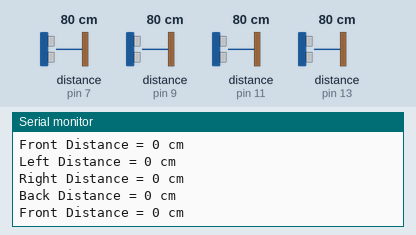
A sketch run on a simulated Arduino Mega 2560, built with avr-gcc and run on an emulated ATmega2560. Parts: the last lines printed to the serial monitor. The test bench sets the inputs (shaded band); at power-on: distance to the obstacle (sensors on pin 7, pin 9, pin 11, pin 13) 80 cm. The echo pulse lasts 58.3 µs per cm.

Above: at 1.2 s.
1.3 s: distance to the obstacle (sensor on pin 7) set to 55 cm
At 1.9 s:
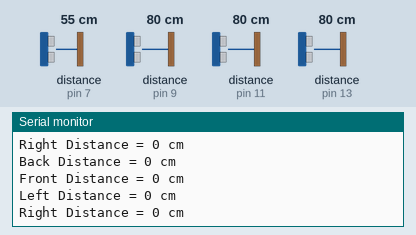
2.8 s: distance to the obstacle (sensor on pin 7) set to 48 cm
At 3.5 s:
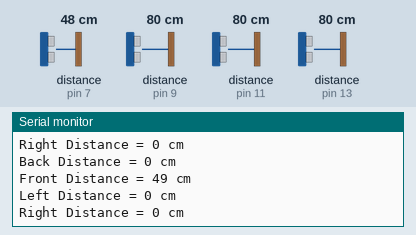
5.8 s: distance to the obstacle (sensor on pin 9) set to 54 cm
At 6.5 s:
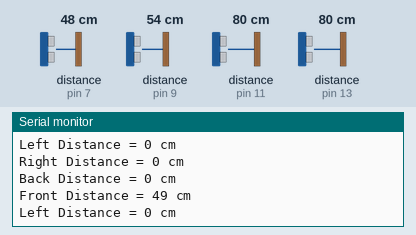
8.8 s: distance to the obstacle (sensor on pin 9) set to 48 cm
At 9.7 s:
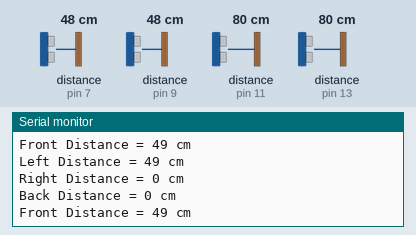
10.3 s: distance to the obstacle (sensor on pin 11) set to 55 cm
At 11.1 s:
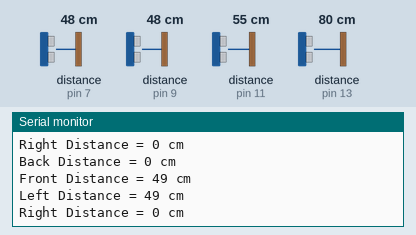
13.3 s: distance to the obstacle (sensor on pin 11) set to 47 cm
At 14.2 s:
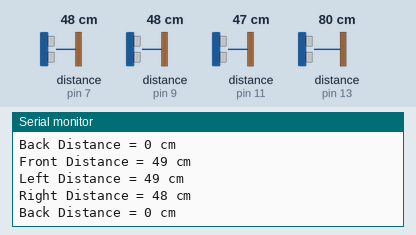

Measured:
- the behaviour switches between 51 and 50 cm on distance to the obstacle (sensor on pin 9) (found by bisection; images 3 and 4)
- the behaviour switches between 51 and 50 cm on distance to the obstacle (sensor on pin 11) (found by bisection; images 5 and 6)
- after the input at 2.8 s, the serial monitor: prints a new line after 0.07 s (image 2)
- after the input at 8.8 s, the serial monitor: prints a new line after 0.16 s (image 4)
- after the input at 13.3 s, the serial monitor: prints a new line after 0.18 s (image 6)

The sketch:

MEGA.ino
```cpp
//============================= SOC and Range ==================================
#define voltagePin A0
const float R1 = 100000.0;
const float R2 = 10000.0;
const float maxVoltage = 54.5;
const float minVoltage = 3.4;
const float batteryCapacityWh = 80.0 * 52;
const float averageConsumptionWhPerKm = 70;
unsigned long lastSOCTime = 0;
float soc = 0;
float rangeAvailable = 0;
float batteryVoltage = 0;
//============================= Shunt & Current ===================================
const float shuntResistorValue = 0.00025;
const float batteryCapacity = 160;
#define shuntPin A1
float current = 0;
//============================= RPM (Hall effect sensors) ===================================
//right sensor variables
#define rightDigitalPin 2
int rightVelocity, rightRPM, rightDigitalVal, rightCount, rightResetter;
bool rightState;
unsigned long rightPeriod, rightLast;
//left sensor variables
#define leftDigitalPin 3
int leftVelocity, leftRPM, leftDigitalVal, leftResetter, leftCount;
bool leftState;
unsigned long leftPeriod, leftLast;
// General variables for the sensors
int velocity;      // stores the velocity calculated from the RPM.
int averageRPM;    // stores the average reading of the left and right RPMs.
int resetter;      // a variable that is used to reset the readings if there are no pulses measured.
int timeout = 30;  // when this value is reached, all readings will be reset
int distanceCovered = 0;
int last_distanceCovered = 0;

//============================= ULTRASONIC ===================================
#include <NewPing.h>
#define FRONT_TRIG 6
#define FRONT_ECHO 7
#define LEFT_TRIG 8
#define LEFT_ECHO 9
#define RIGHT_TRIG 10
#define RIGHT_ECHO 11
#define BACK_TRIG 12
#define BACK_ECHO 13
#define MAX_DISTANCE 50
//LEDS
#define FRONT_LED 22
#define BACK_LED 23
#define LEFT_LED 24
#define RIGHT_LED 25
NewPing sonarFront(FRONT_TRIG, FRONT_ECHO, MAX_DISTANCE);
NewPing sonarLeft(LEFT_TRIG, LEFT_ECHO, MAX_DISTANCE);
NewPing sonarRight(RIGHT_TRIG, RIGHT_ECHO, MAX_DISTANCE);
NewPing sonarBack(BACK_TRIG, BACK_ECHO, MAX_DISTANCE);

int distanceFront, distanceLeft, distanceRight, distanceBack;

//============================= RFID ===================================
/*
   SPI SS            53
   SPI MOSI          51
   SPI MISO          50
   SPI SCK           52
*/
#include <SPI.h>
#include <MFRC522.h>

#define SS_PIN 53
#define RST_PIN -1

MFRC522 rfid(SS_PIN, RST_PIN);
MFRC522::MIFARE_Key key;
const byte correctID[4] = { 0xA3, 0x96, 0x37, 0x0F };
bool flagID = false;

//============================= GPS ===================================
#include <Adafruit_GPS.h>
#include <SoftwareSerial.h>
// Connect the GPS TX (transmit) pin to Digital 5
// Connect the GPS RX (receive) pin to Digital 4
SoftwareSerial mySerial(5, 4);
Adafruit_GPS GPS(&mySerial);
static const float locationThreshold = 0.0001;  // Adjust based on GPS accuracy
// Pin and lap variables
#define buttonPin 18  // Button pin
static int numberOfLaps = 0;
bool lapCounted = false;  // Flag to prevent multiple lap counts

// Variables for start location
float startLat = 0.0;
float startLng = 0.0;
bool startLocationSet = false;

//Laps
int buttonState = 0;                 // Variable to store the current button state
int lastButtonState = 0;             // Variable to store the previous button state
int totalLaps = 0;                   // Counter for button presses
unsigned long lastDebounceTime = 0;  // Last time the button state was toggled
unsigned long debounceDelay = 50;    // Debounce delay in milliseconds

// Set GPSECHO to 'false' to turn off echoing the GPS data to the Serial console
// Set to 'true' if you want to Serial and listen to the raw GPS sentences
#define GPSECHO true

//============================= Heart Sensor ===================================
/*
SDA: 20 SCL:21
*/

#include <Wire.h>
#include "MAX30105.h"
#include "spo2_algorithm.h"
MAX30105 particleSensor;
#if defined(__AVR_ATmega328P__) || defined(__AVR_ATmega168__)
uint16_t irBuffer[100];   //infrared LED sensor data
uint16_t redBuffer[100];  //red LED sensor data
#else
uint32_t irBuffer[100];   //infrared LED sensor data
uint32_t redBuffer[100];  //red LED sensor data
#endif

int32_t bufferLength = 20;  //data length
int32_t spo2;               //SPO2 value
int8_t validSPO2;           //indicator to show if the SPO2 calculation is valid
int32_t heartRate;          //heart rate value
int8_t validHeartRate;      //indicator to show if the heart rate calculation is valid

unsigned long previousMillis = 0;  // stores last time sensor check was made
bool isSensorPresent = false;
byte sampleCount = 0;  // keeps track of the number of samples collected


void setup() {
  Serial.begin(9600);
  Serial3.begin(9600);
Serial1.begin(9600);
  //===================Hall effect=========================
  pinMode(rightDigitalPin, INPUT);
  pinMode(leftDigitalPin, INPUT);
  //===================US LEDS=========================
  // pinMode(LEFT_LED, OUTPUT);
  // pinMode(RIGHT_LED, OUTPUT);
  // pinMode(FRONT_LED, OUTPUT);
  // pinMode(BACK_LED, OUTPUT);
   //===================GPS=========================
  // GPS.begin(9600);
  // pinMode(buttonPin, INPUT_PULLUP);  // Button pin as input with internal pull-up resistor
  // GPS.sendCommand(PMTK_SET_NMEA_OUTPUT_RMCGGA);
  // //  // Set the update rate
  // GPS.sendCommand(PMTK_SET_NMEA_UPDATE_1HZ);  // 1 Hz update rate
  // delay(1000);

  // //===================Heart Sensor=========================
  // // SDA: 20    SCL: 21
  // checkHeartSensor();
  //===================RFID=========================
  SPI.begin();      // Init SPI bus
  rfid.PCD_Init();  // Init MFRC522
}


uint32_t timer = millis();

void loop() {
  unsigned long currentMillis = millis();

  // // // 1. Waiting for the correct ID (RFID)
  // while (!flagID) {
  //   checkID();
  // }
  // 2. Get distances
  printDistance();
  // //3. Get Speed
  // printRPM();
  // //4. Get SOC  every 3 seconds
  //  if (currentMillis - lastSOCTime >= 5000) {
  //    printSOC();
  //    lastSOCTime = currentMillis;
  //  }
  // // 5. Get Current
  // printCurrent();
  // // 6. Get Heart Rate, SPO2, TEMP
  // // printHeartBeat();
  // //7. Get laps count
  // // getLapsCounter();
  // //8. get location
  // // printLocation();
  // sendToNextion();
}


void printRPM() {
  rightDigitalVal = digitalRead(rightDigitalPin);  //read right sensor data
  if (rightDigitalVal == HIGH && rightState == false) {
    rightCount++;
    rightResetter = 0;
    rightState = true;
    rightPeriod = millis() - rightLast;
    rightLast = millis();
  } else if (rightDigitalVal == LOW && rightState == true) {
    rightState = false;
  } else {
    rightResetter++;
    if (rightResetter >= timeout) {  // if there is no reading for the timeout period, reset the readings
      rightPeriod = 0;
      rightLast = 0;
      rightResetter = 0;
    }
  }

  rightRPM = 60000 / rightPeriod;
  rightVelocity = rightRPM * 0.20724;

  leftDigitalVal = digitalRead(leftDigitalPin);  //read left sensor data
  if (leftDigitalVal == LOW && leftState == false) {
    leftCount++;
    leftResetter = 0;
    leftState = true;
    leftPeriod = millis() - leftLast;
    leftLast = millis();
  } else if (leftDigitalVal == HIGH && leftState == true) {
    leftState = false;
  } else {
    leftResetter++;
    if (leftResetter >= timeout) {  // if there is no reading for the timeout period, reset the readings
      leftPeriod = 0;
      leftLast = 0;
      leftResetter = 0;
    }
  }
  leftRPM = 60000 / leftPeriod;
  leftVelocity = leftRPM * 0.20724;

  if (leftRPM == 0) {  // We are trying to get the average of both RPMs, so that if the left sensor is gone, we still can get the RPM from only the right wheel.
    averageRPM = rightRPM;
  } else if (rightRPM == 0 || rightRPM - leftRPM > 300) {  // same as above but we add another condition to check if the sensed RPM is real. if not, ignore the right sensor.
    averageRPM = leftRPM;
  } else {
    averageRPM = (rightRPM + leftRPM) / 2.0;  // calculate the average RPM if both RPMs are real.
  }
  velocity = averageRPM * 0.20724;  // get the velocity using the average RPM. (0.3) is the diameter of the wheel. (3.0 / 25.0) * 3.14 * 0.55

  last_distanceCovered = distanceCovered;
  distanceCovered = ((leftCount + rightCount) / 2.0) * 0.55 * 3.14;
  if (distanceCovered == 0) {
    distanceCovered = last_distanceCovered;
  }


  Serial.print("Right RPM: ");
  Serial.print(rightRPM);
  Serial.print("\tRight Velocity: ");
  Serial.print(rightVelocity);
  Serial.print("\tleft RPM: ");
  Serial.print(leftRPM);
  Serial.print("\tleft Velocity: ");
  Serial.print(leftVelocity);
  Serial.print("\tVelocity: ");
  Serial.print(velocity);
  Serial.print("\tDistance: ");
  Serial.println(distanceCovered);
}
void printSOC() {
  int sensorValue = analogRead(voltagePin);
  float voltage = sensorValue * (5.0 / 1023.0);
  batteryVoltage = voltage * ((R1 + R2) / R2);
  soc = map(batteryVoltage, minVoltage, maxVoltage, 0, 100);

  // Calculate the remaining energy in the battery (in Wh)
  float remainingEnergyWh = (soc / 100.0) * batteryCapacityWh;
  // Calculate the range available (in km)
  rangeAvailable = (remainingEnergyWh / averageConsumptionWhPerKm) * 0.8;
  Serial.print("Battery Voltage: ");
  Serial.print(batteryVoltage);
  Serial.print(" V, State of Charge: ");
  Serial.print(soc);
  Serial.print(" %, Range Available: ");
  Serial.print(rangeAvailable);
  Serial.println(" km");
}
void printCurrent() {
  // Measure voltage drop across shunt resistor
  int analogValue = analogRead(shuntPin);
  Serial.print(analogValue);
  float voltageDrop = analogValue * (5.0 / 1024);  // Voltage in volts
  // Calculate current
  current = voltageDrop / shuntResistorValue;  // Current in amperes

  Serial.print("Current: ");
  Serial.println(current);
}
void printDistance() {
  distanceFront = sonarFront.ping_cm();
  distanceLeft = sonarLeft.ping_cm();
  distanceRight = sonarRight.ping_cm();
  distanceBack = sonarBack.ping_cm();

  Serial.print("Front Distance = ");
  Serial.print(distanceFront);
  Serial.println(" cm");
  Serial.print("Left Distance = ");
  Serial.print(distanceLeft);
  Serial.println(" cm");
  Serial.print("Right Distance = ");
  Serial.print(distanceRight);
  Serial.println(" cm");
  Serial.print("Back Distance = ");
  Serial.print(distanceBack);
  Serial.println(" cm");

  if (distanceFront > 0 && distanceFront < MAX_DISTANCE) {
    digitalWrite(FRONT_LED, HIGH);
  } else {
    digitalWrite(FRONT_LED, LOW);
  }

  if (distanceBack > 0 && distanceBack < MAX_DISTANCE) {
    digitalWrite(BACK_LED, HIGH);
  } else {
    digitalWrite(BACK_LED, LOW);
  }

  if (distanceRight > 0 && distanceRight < MAX_DISTANCE) {
    digitalWrite(RIGHT_LED, HIGH);
  } else {
    digitalWrite(RIGHT_LED, LOW);
  }

  if (distanceLeft > 0 && distanceLeft < MAX_DISTANCE) {
    digitalWrite(LEFT_LED, HIGH);
  } else {
    digitalWrite(LEFT_LED, LOW);
  }
}
void sendToNextion() {
  // Connect TX:14    RX:15
  Serial3.print(F("main.kmh.val="));
  Serial3.print(velocity);
  Serial3.write(0xff);
  Serial3.write(0xff);
  Serial3.write(0xff);
  Serial3.print(F("main.rpm.val="));
  Serial3.print(averageRPM);
  Serial3.write(0xff);
  Serial3.write(0xff);
  Serial3.write(0xff);
  Serial3.print(F("main.SOC.val="));
  Serial3.print(soc);
  Serial3.write(0xff);
  Serial3.write(0xff);
  Serial3.write(0xff);
  //laps
  Serial3.print(F("main.laps.val="));
  Serial3.print(totalLaps);
  Serial3.write(0xff);
  Serial3.write(0xff);
  Serial3.write(0xff);
  Serial3.print("GPS.remaining.val=");
  Serial3.print(rangeAvailable);
  Serial3.write(0xff);
  Serial3.write(0xff);
  Serial3.write(0xff);
  Serial3.print(F("GPS.cover.val="));
  Serial3.print(distanceCovered);
  Serial3.write(0xff);
  Serial3.write(0xff);
  Serial3.write(0xff);
  // send current, voltage
  Serial3.print("GPS.current.val=");
  Serial3.print(current);
  Serial3.write(0xff);
  Serial3.write(0xff);
  Serial3.write(0xff);

  Serial3.print("GPS.volt.val=");
  Serial3.print(batteryVoltage);
  Serial3.write(0xff);
  Serial3.write(0xff);
  Serial3.write(0xff);
  current =5; batteryVoltage=45;
}
void checkID() {
  // Reset the loop if no new card present on the sensor/reader. This saves the entire process when idle.
  if (!rfid.PICC_IsNewCardPresent())
    return;

  // Verify if the NUID has been readed
  if (!rfid.PICC_ReadCardSerial())
    return;

  if (rfid.uid.uidByte[0] == correctID[0] || rfid.uid.uidByte[1] == correctID[1] || rfid.uid.uidByte[2] == correctID[2] || rfid.uid.uidByte[3] == correctID[3]) {
    flagID = true;
    Serial3.print(F("page start"));
    Serial3.write(0xff);
    Serial3.write(0xff);
    Serial3.write(0xff);
  }
  Serial.println(flagID);

  Serial.println(F("The NUID tag is:"));
  Serial.print(F("In hex: "));
  printHex(rfid.uid.uidByte, rfid.uid.size);
  Serial.println();
  rfid.PICC_HaltA();
  rfid.PCD_StopCrypto1();
}
void printHex(byte *buffer, byte bufferSize) {
  for (byte i = 0; i < bufferSize; i++) {
    Serial.print(buffer[i] < 0x10 ? " 0" : " ");
    Serial.print(buffer[i], HEX);
  }
}

void printHeartBeat() {
  unsigned long currentMillis = millis();

  if (isSensorPresent) {
    if (sampleCount < bufferLength) {
      if (particleSensor.available()) {
        redBuffer[sampleCount] = particleSensor.getRed();
        irBuffer[sampleCount] = particleSensor.getIR();
        particleSensor.nextSample();  // We're finished with this sample so move to next sample
        sampleCount++;
      } else {
        particleSensor.check();  // Check the sensor for new data
      }
    }
    if (sampleCount >= bufferLength) {
      // Calculate heart rate and SpO2
      maxim_heart_rate_and_oxygen_saturation(irBuffer, bufferLength, redBuffer, &spo2, &validSPO2, &heartRate, &validHeartRate);

      Serial.print(F("HR="));
      Serial.print(heartRate, DEC);
      Serial.print(F(", HRvalid="));
      Serial.print(validHeartRate, DEC);
      Serial.print(F(", SPO2="));
      Serial.print(spo2, DEC);
      Serial.print(F(", SPO2Valid="));
      Serial.println(validSPO2, DEC);

      // Reset the sample count to start collecting new samples
      sampleCount = 0;
    }
  } else {
    // check if the sensor is present every second
    if (currentMillis - previousMillis >= 1000) {
      previousMillis = currentMillis;
      checkHeartSensor();
    }
  }
}
void checkHeartSensor() {
  if (!particleSensor.begin(Wire, I2C_SPEED_FAST)) {
    Serial.println(F("MAX30105 was not found. Please check wiring/power."));
    isSensorPresent = false;
  } else {
    isSensorPresent = true;
    particleSensor.setup();
    particleSensor.enableDIETEMPRDY();
  }
}
// to be tested
void printLocation() {
  char c = GPS.read();
  // if you want to Serial, this is a good time to do it!
  //if ((c) && (GPSECHO))
  //Serial.write(c);

  // if a sentence is received, we can check the checksum, parse it...
  if (GPS.newNMEAreceived()) {
    // a tricky thing here is if we print the NMEA sentence, or data
    // we end up not listening and catching other sentences!
    // so be very wary if using OUTPUT_ALLDATA and trytng to print out data
    //Serial.println(GPS.lastNMEA());   // this also sets the newNMEAreceived() flagID to false

    if (!GPS.parse(GPS.lastNMEA()))  // this also sets the newNMEAreceived() flagID to false
      return;                        // we can fail to parse a sentence in which case we should just wait for another
  }

  // approximately every 2 seconds or so, print out the current stats
  if (millis() - timer > 2000) {
    timer = millis();  // reset the timer

    Serial.print("\nTime: ");
    if (GPS.hour < 10) {
      Serial.print('0');
    }
    Serial.print(GPS.hour, DEC);
    Serial.print(':');
    if (GPS.minute < 10) {
      Serial.print('0');
    }
    Serial.print(GPS.minute, DEC);
    Serial.print(':');
    if (GPS.seconds < 10) {
      Serial.print('0');
    }
    Serial.print(GPS.seconds, DEC);
    Serial.print('.');
    if (GPS.milliseconds < 10) {
      Serial.print("00");
    } else if (GPS.milliseconds > 9 && GPS.milliseconds < 100) {
      Serial.print("0");
    }
    Serial.println(GPS.milliseconds);
    Serial.print("Date: ");
    Serial.print(GPS.day, DEC);
    Serial.print('/');
    Serial.print(GPS.month, DEC);
    Serial.print("/20");
    Serial.println(GPS.year, DEC);
    Serial.print("Fix: ");
    Serial.print((int)GPS.fix);
    Serial.print(" quality: ");
    Serial.println((int)GPS.fixquality);
    if (GPS.fix) {
      Serial.print("Location: ");
      Serial.print(GPS.latitude, 4);
      Serial.print(GPS.lat);
      Serial.print(", ");
      Serial.print(GPS.longitude, 4);
      Serial.println(GPS.lon);

      Serial.print("Speed (knots): ");
      Serial.println(GPS.speed);
      Serial.print("Angle: ");
      Serial.println(GPS.angle);
      Serial.print("Altitude: ");
      Serial.println(GPS.altitude);
      Serial.print("Satellites: ");
      Serial.println((int)GPS.satellites);
      Serial.print("Antenna status: ");
      Serial.println((int)GPS.antenna);
    }
  }
}
void getLapsCounter() {
  int reading = digitalRead(buttonPin);  // Read the current state of the button
                                         // If the button state has been stable for the debounce delay, consider it a valid press
  if ((millis() - lastDebounceTime) > debounceDelay) {
    if (reading != lastButtonState) {
      lastDebounceTime = millis();  // Update the debounce time
      if (reading == LOW && lastButtonState == HIGH) {
        totalLaps++;  // Increment the press count
        Serial.print("Button pressed ");
        Serial.print(totalLaps);
        Serial.println(" times");
      }
      // Save the current button state as the last state
      lastButtonState = reading;
    }
  }
}
// void getLapsGPS() {
//   char c = GPS.read();
//   // Read button press to set start location
//   if (GPS.fix) {
//     if (digitalRead(buttonPin) == LOW && !startLocationSet) {
//       startLat = GPS.latitudeDegrees;
//       startLng = GPS.longitudeDegrees;
//       startLocationSet = true;
//       Serial.println("Start location set.");
//     }
//   }
//   // Only process if start location is set
//   if (startLocationSet) {
//     Serial.print("Latitude= ");
//     Serial.print(GPS.latitudeDegrees, 6);
//     Serial.print(" Longitude= ");
//     Serial.println(GPS.longitudeDegrees, 6);

//     // Check if we passed the start location
//     if (!lapCounted && isLocationWithinThreshold(GPS.latitudeDegrees, GPS.longitudeDegrees, startLat, startLng, locationThreshold)) {
//       numberOfLaps++;
//       lapCounted = true;
//       Serial.print("Current Lap: ");
//       Serial.println(numberOfLaps);
//     }
//     // Reset lapCounted flag when we move away from the start location
//     else if (lapCounted && !isLocationWithinThreshold(GPS.latitudeDegrees, GPS.longitudeDegrees, startLat, startLng, locationThreshold)) {
//       lapCounted = false;
//     }
//   }
// }
// Function to calculate the distance between two lat/lng coordinates
//float calculateDistance(float lat1, float lng1, float lat2, float lng2) {
//  const float R = 6371000;  // Radius of the Earth in meters
//  float dLat = (lat2 - lat1) * M_PI / 180.0;
//  float dLng = (lng2 - lng1) * M_PI / 180.0;
//  lat1 = lat1 * M_PI / 180.0;
//  lat2 = lat2 * M_PI / 180.0;
//
//  float a = sin(dLat / 2) * sin(dLat / 2) + sin(dLng / 2) * sin(dLng / 2) * cos(lat1) * cos(lat2);
//  float c = 2 * atan2(sqrt(a), sqrt(1 - a));
//  return R * c;  // Distance in meters
//}
//
//// Function to check if two locations are within a certain threshold
//bool isLocationWithinThreshold(float lat1, float lng1, float lat2, float lng2, float threshold) {
//  float distance = calculateDistance(lat1, lng1, lat2, lng2);
//  return distance < threshold;
//}
```
